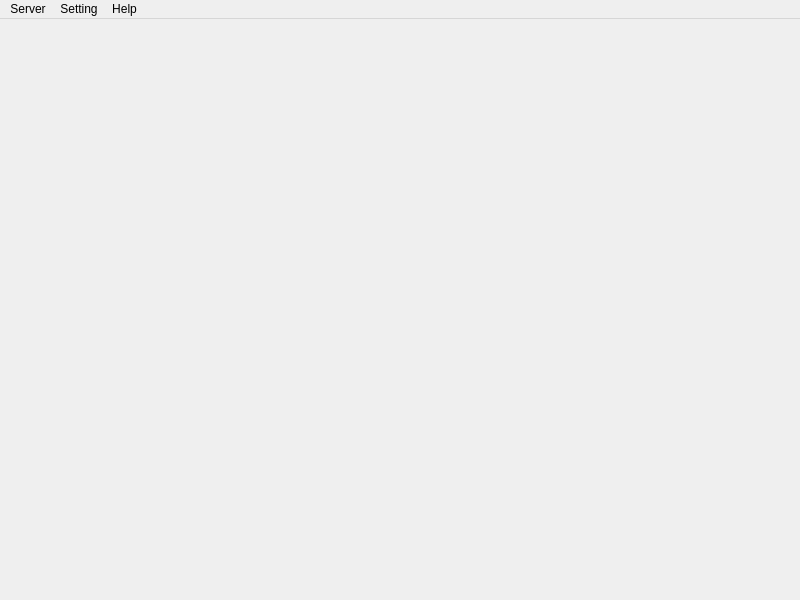
<?xml version="1.0" encoding="UTF-8"?>
<ui version="4.0">
 <class>iotMainWindow</class>
 <widget class="QMainWindow" name="iotMainWindow">
  <property name="geometry">
   <rect>
    <x>0</x>
    <y>0</y>
    <width>800</width>
    <height>600</height>
   </rect>
  </property>
  <property name="minimumSize">
   <size>
    <width>800</width>
    <height>600</height>
   </size>
  </property>
  <property name="windowTitle">
   <string>iotMainWindow</string>
  </property>
  <property name="styleSheet">
   <string notr="true"/>
  </property>
  <widget class="QWidget" name="centralwidget">
   <property name="sizePolicy">
    <sizepolicy hsizetype="Preferred" vsizetype="Preferred">
     <horstretch>0</horstretch>
     <verstretch>0</verstretch>
    </sizepolicy>
   </property>
  </widget>
  <widget class="QMenuBar" name="menubar">
   <property name="geometry">
    <rect>
     <x>0</x>
     <y>0</y>
     <width>800</width>
     <height>23</height>
    </rect>
   </property>
   <widget class="QMenu" name="menuServer">
    <property name="title">
     <string>Server</string>
    </property>
    <widget class="QMenu" name="menuConnecto_DB">
     <property name="title">
      <string>Link DataBase Manager</string>
     </property>
     <addaction name="separator"/>
     <addaction name="actioniotDataBase"/>
     <addaction name="actionMySql"/>
     <addaction name="actionSqllite"/>
    </widget>
    <addaction name="actionCreateNode"/>
    <addaction name="actionCreate_Bands_Hander"/>
    <addaction name="actionLink_Node"/>
    <addaction name="menuConnecto_DB"/>
   </widget>
   <widget class="QMenu" name="menuHelp">
    <property name="title">
     <string>Setting</string>
    </property>
    <addaction name="actionConnectNode"/>
    <addaction name="actionShowLog"/>
   </widget>
   <widget class="QMenu" name="menuHelp_2">
    <property name="title">
     <string>Help</string>
    </property>
    <addaction name="actionAbout"/>
   </widget>
   <addaction name="menuServer"/>
   <addaction name="menuHelp"/>
   <addaction name="menuHelp_2"/>
  </widget>
  <action name="actionCreateNode">
   <property name="text">
    <string>Create Child Node</string>
   </property>
  </action>
  <action name="actionAbout_iotGui">
   <property name="text">
    <string>About iotGui</string>
   </property>
  </action>
  <action name="actionConnectNode">
   <property name="text">
    <string>Connect Node</string>
   </property>
  </action>
  <action name="actionAbout">
   <property name="text">
    <string>About iotGui</string>
   </property>
  </action>
  <action name="actionShowLog">
   <property name="text">
    <string>Show Log </string>
   </property>
  </action>
  <action name="actionLink_Node">
   <property name="text">
    <string>Link Node Manager</string>
   </property>
  </action>
  <action name="actioniotDataBase">
   <property name="text">
    <string>iotTimeDB</string>
   </property>
  </action>
  <action name="actionMySql">
   <property name="text">
    <string>MySql</string>
   </property>
  </action>
  <action name="actionSqllite">
   <property name="text">
    <string>Sqlite</string>
   </property>
   <property name="toolTip">
    <string>Sqlite</string>
   </property>
  </action>
  <action name="actionLink_Node_Memory">
   <property name="text">
    <string>Link Node Memory</string>
   </property>
  </action>
  <action name="actionCreate_Bands_Hander">
   <property name="text">
    <string>Create Bands Hander</string>
   </property>
  </action>
 </widget>
 <resources/>
 <connections/>
</ui>
